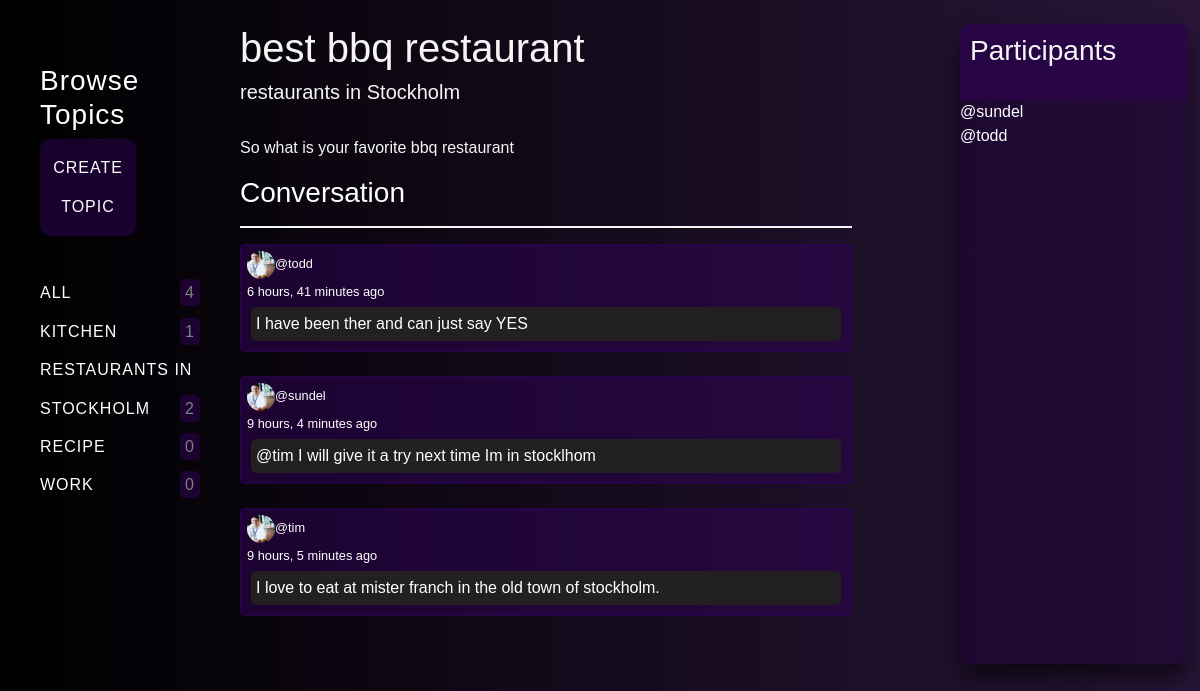
/room/9/, run on the app's committed database.
### base/models.py (models this page shows, shortened)
class Topic(models.Model):
    name = models.CharField(max_length=200)

class Room(models.Model):
    host = models.ForeignKey(User, on_delete=models.SET_NULL, null=True)
    topic = models.ForeignKey(Topic, on_delete=models.SET_NULL, null=True)
    name = models.CharField(max_length=200)
    description = models.TextField(null=True, blank=True)
    participants = models.ManyToManyField(User, related_name='participants', blank=True)
    updated = models.DateTimeField(auto_now=True)
    created = models.DateTimeField(auto_now_add=True)
    class Meta:
        ordering = ['-updated', '-created']

class Message(models.Model):
    user = models.ForeignKey(User, on_delete=models.CASCADE)
    room = models.ForeignKey(Room, on_delete=models.CASCADE)
    body = models.TextField()
    updated = models.DateTimeField(auto_now=True)
    created = models.DateTimeField(auto_now_add=True)
    class Meta:
        ordering = ['-updated', '-created']

### base/views.py (the view, shortened to what this page needs)
# urls.py: path('room/<str:pk>/', views.room, name="room"),
def room(request, pk):
    room = Room.objects.get(id=pk)
    room_messages = room.message_set.all()
    topics = Topic.objects.all()
    participants = room.participants.all()
    context = {'room': room, 'room_messages': room_messages,
               'participants': participants, 'topics': topics}
    return render(request, 'base/room.html', context)

### base/templates/base/room.html (shortened to what this page needs)
{% extends "base.html" %}
{% load static %}
{% block content %}
<div class="room-container">
    <div>
        {% include 'base/topics_component.html' %}
    </div>
    <div>
        <h1 style="color: whitesmoke;">{{room.name}}</h1>
        <h5 style="color: whitesmoke;">{{ room.topic.name }}</h5>
        <br>
        <p style="color: whitesmoke;">{{room.description}}</p>
        <div class="feed-feed">
            <h3>Conversation</h3>
            <hr>
            {% for message in room_messages %}
            <div class="comment-wrapper">
                <small><a href="{% url 'user-profile' message.user.id %}"><img class="profile-img" src="/./media/profile.jpg" alt="" style="width: 28px; height: 28px;">@{{message.user}}</a></small>
                <br>
                <small>{{message.created|timesince}} ago</small>
                <p class="comment-field">{{message.body}}</p>
            </div>
            <br>
            {% endfor %}
        </div>
        <br>
    </div>
    <div class="participants-feed">
        <div class="participants-feed-header">
            <h3>Participants</h3>
            <br>
        </div>
        {% for user in participants %}
        <div>
            <a href="{% url 'user-profile' user.id %}">@{{user.username}}</a>
        </div>
        {%endfor%}
    </div>
</div>
{% endblock %}

### base/templates/base/topics_component.html
<div class="topic-feed">
    <h3>Browse Topics</h3>
    <div class="create-btn">
        <a href="{% url 'create-topic' %}">Create topic</a>
    </div>
    <br>
    <div>
        <a href="{% url 'home' %}">All <div class="count-div"><span>{{topics.count}}</span></div></a>
    </div>
    {% for topic in topics %}
    <div>
        <a href="{% url 'home' %}?q={{topic.name}}">{{topic.name}} <div class="count-div"><span>{{topic.room_set.all.count}}</span></div></a>
    </div>
    {% endfor %}
</div>

### static/css/base.css (style rules this page uses)
html { height: 100%; }
a { text-decoration: none; color: hsl(0, 0%, 100%); }
.room-container { display: grid; grid-template-columns: 1fr 3fr 1fr; }
.activity-feed, .feed-feed, .topic-feed, .participants-feed hr { color: #fff; }
hr { border: 1px solid whitesmoke; }
.topic-feed { letter-spacing: 1px; line-height: 2.4; width: 100%; padding: 40px; }
.topic-feed a { text-transform: uppercase; }
.topic-feed span { color: grey; text-decoration: none; border: none; padding: 5px; background-color: rgba(49, 2, 88, 0.5); border-radius: 20%; height: 1px; }
.create-btn { background-color: rgba(49, 2, 88, 0.5); color: white; padding: 16px; font-size: 16px; border: none; width: 60%; padding: 10px; text-align: center; border-radius: 10px; }
.count-div { float: right; }
.activity-feed, .participants-feed { width: 95%; background: rgba(30, 1, 53, 0.5); box-sizing: border-box; box-shadow: 0 15px 25px rgba(0, 0, 0, .6); border: none; border-radius: 10px; }
.activity-feed-header, .participants-feed-header { background-color: rgba(49, 2, 88, 0.5); margin: 0; color: whitesmoke; padding-top: 10px; padding-left: 10px; border: none; border-top-left-radius: 10px; border-top-right-radius: 10px; }
.comment-wrapper { padding: 5px; border-radius: 5px; background-color: rgba(49, 2, 88, 0.5); border: 2px solid rgba(49, 2, 88, 0.5); }
.comment-field { background-color: rgb(34, 32, 32); padding: 5px; margin: 4px; border-radius: 5px; }
.feed-feed { width: 85%; border: none; border-radius: 10px; }
.profile-img { height: 110px; width: 110px; border-radius: 50%; }

### data on the page
Topic: name "KITCHEN", room_set.all.count "1"
Topic: name "RESTAURANTS IN STOCKHOLM", room_set.all.count "2"
Topic: name "RECIPE", room_set.all.count "0"
Topic: name "WORK", room_set.all.count "0"
Room: name "best bbq restaurant", topic.name "restaurants in Stockholm", description "So what is your favorite bbq restaurant"
Message: user "todd", created "6 hours, 41 minutes", body "I have been ther and can just say YES"
Message: user "sundel", created "9 hours, 4 minutes", body "@tim I will give it a try next time Im in stocklhom"
Message: user "tim", created "9 hours, 5 minutes", body "I love to eat at mister franch in the old town of stockholm."

### other printed values
{{ topics.count }} "4"
{{ user.username }} "sundel"
{{ user.username }} "todd"
